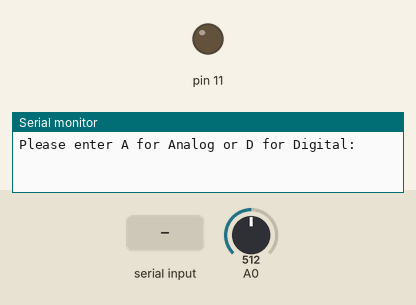
Simulated run of this sketch. Board: Arduino Uno, built with avr-gcc and run on an emulated ATmega328P. On the bench: output pins drawn as LEDs (lit = HIGH), the last lines printed to the serial monitor. The inputs (shaded band) are chosen by the test bench; at power-on: A0 = 512.

Above: at 1.2 s.
1.3 s: "D" received over Serial
At 1.9 s:
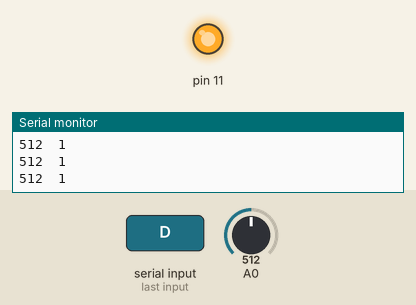
2.8 s: "A" received over Serial
At 3.3 s:
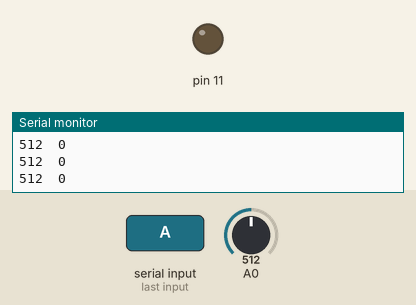
4.3 s: A0 set to 716
At 5.5 s:
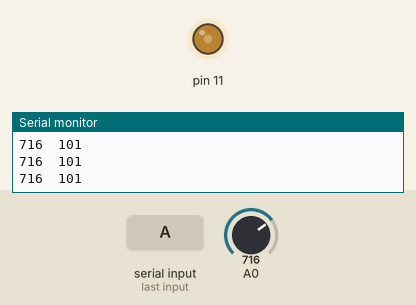
5.8 s: A0 set to 900
At 6.7 s:
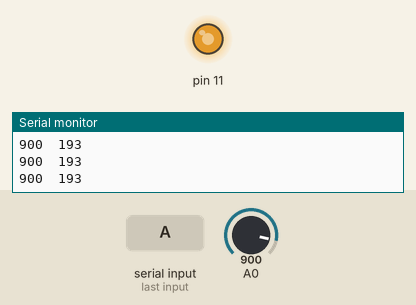
7.3 s: A0 set to 306
At 7.8 s:
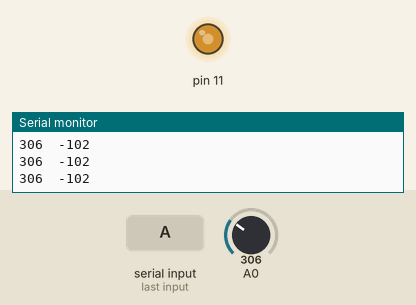
Timing chart, 0 to 10.3 s (numbered marks = the images above; inputs shaded):
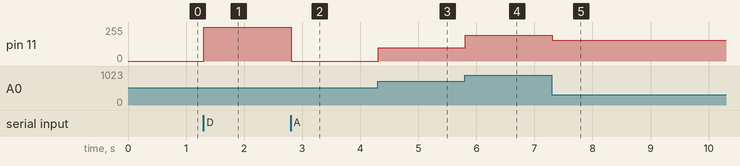

Measured:
- after the input at 1.3 s, pin 11: 0/255 → 255/255 at once
- after the input at 2.8 s, pin 11: 255/255 → 0/255 at once
- after the input at 4.3 s, pin 11: 0/255 → 101/255 at once
- after the input at 5.8 s, pin 11: 101/255 → 193/255 at once
- after the input at 7.3 s, pin 11: 193/255 → 154/255 at once

The sketch:

8_Light_sensor.ino
```cpp
int incomingByte;
int value;

void setup() {
  pinMode(11, OUTPUT);
  Serial.begin(9600);
  Serial.println("Please enter A for Analog or D for Digital:");
}

void loop() {
  if (Serial.available() > 0) {
    incomingByte = Serial.read();
    if (incomingByte == 'A') {
      while (Serial.available() == 0) {
        analog();
      }
    }
    else if (incomingByte == 'D') {
      while (Serial.available() == 0) {
        digital();
      }
    }
    else {
      Serial.println("Unknown command");
    }
  }
}

void analog() {
  value = analogRead(A0);
  Serial.print(value);
  Serial.print("\t");
  int analogValue = map(value, 512, 1023, 0, 255);
  analogWrite(11, analogValue);
  Serial.println(analogValue);
}

void digital() {
  value = analogRead(A0);
  Serial.print(value);
  Serial.print("\t");
  boolean digitalValue = map(value, 0, 600, HIGH, LOW);
  digitalWrite(11, digitalValue);
  Serial.println(digitalValue);
}
```
